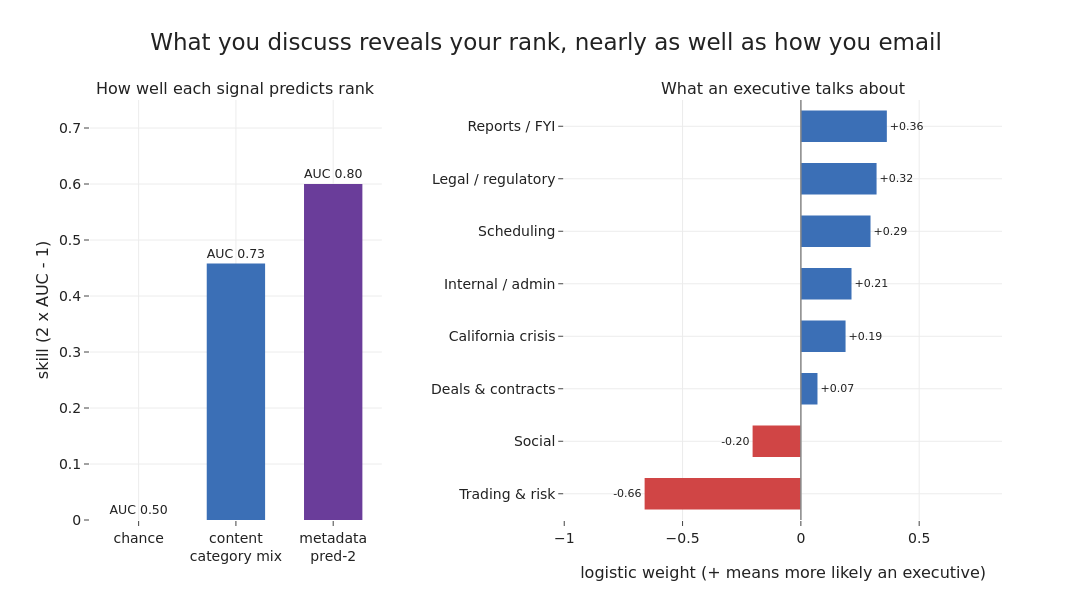

The notebook cell saved with this chart:
### Markdown cell above
## What you discuss reveals your rank

pred-2 predicted executive status from how a person emails. The annotations give
a second, independent view: the mix of conversation categories a person takes
part in. Built per owner and scored leave-some-out, that content signature places
an executive at AUC 0.73 (permutation null around 0.50, p about 0.003), close
behind the 0.80 from metadata. The weights say executives lean toward legal,
reports and coordination and lean away from the trading desk.

### Code cell
from sklearn.preprocessing import StandardScaler
from sklearn.linear_model import LogisticRegression
from sklearn.pipeline import make_pipeline
from sklearn.model_selection import StratifiedKFold, cross_val_predict
from sklearn.metrics import roc_auc_score
CLEAN = ROOT / "eda-5" / "clean"; REFS = ROOT / "eda-5" / "refs"
msg = pd.read_parquet(CLEAN / "messages_clean.parquet", columns=["thread_id", "sender_person", "from_addr_norm"])
roles = pd.read_parquet(CLEAN / "people_roles.parquet").set_index("owner")
DEL = set(pd.read_csv(REFS / "assistant_delegates.csv", sep=";")["assistant_addr"])
au = msg[msg.sender_person.notna() & ~msg.from_addr_norm.isin(DEL)]
keep = set(au.groupby("sender_person").size().pipe(lambda s: s[s >= 30]).index)
j = au[au.sender_person.isin(keep)].merge(df[["thread_id", "category"]], on="thread_id")
mix = pd.crosstab(j.sender_person, j.category, normalize="index")
nthr = j.groupby("sender_person").thread_id.nunique()
mix = mix.loc[nthr[nthr >= 10].index]
CATS = list(mix.columns); X = mix.values
y = roles["is_executive"].reindex(mix.index).astype(int).values
clf = make_pipeline(StandardScaler(), LogisticRegression(max_iter=5000, class_weight="balanced"))
cv = StratifiedKFold(10, shuffle=True, random_state=0)
auc = roc_auc_score(y, cross_val_predict(clf, X, y, cv=cv, method="predict_proba")[:, 1])
coef = pd.Series(LogisticRegression(max_iter=5000, class_weight="balanced")
                 .fit(StandardScaler().fit_transform(X), y).coef_[0], index=CATS).sort_values()
print(f"content AUC {auc:.3f} on {len(mix)} owners ({int(y.sum())} executives)")

fig = make_subplots(rows=1, cols=2, column_widths=[0.4, 0.6], horizontal_spacing=0.2,
    subplot_titles=["How well each signal predicts rank", "What an executive talks about"])
gini = [("chance", 0.0, GREY), ("content<br>category mix", 2 * auc - 1, BLUE),
        ("metadata<br>pred-2", 2 * 0.80 - 1, PURPLE)]
fig.add_trace(go.Bar(x=[g[0] for g in gini], y=[g[1] for g in gini], marker_color=[g[2] for g in gini],
    text=[f"AUC {0.5 + g[1] / 2:.2f}" for g in gini], textposition="outside", textfont=dict(size=13),
    cliponaxis=False, showlegend=False), row=1, col=1)
fig.update_yaxes(title_text="skill (2 x AUC - 1)", range=[0, 0.75], row=1, col=1)
fig.add_trace(go.Bar(y=[PRETTY[c] for c in coef.index], x=coef.values, orientation="h",
    marker_color=[RED if v < 0 else BLUE for v in coef.values],
    text=[f"{v:+.2f}" for v in coef.values], textposition="outside", textfont=dict(size=11),
    cliponaxis=False, showlegend=False), row=1, col=2)
fig.add_vline(x=0, line=dict(color="#888", width=1.5), row=1, col=2)
fig.update_xaxes(title_text="logistic weight (+ means more likely an executive)", range=[-1.0, 0.85], row=1, col=2)
fig.update_layout(title="What you discuss reveals your rank, nearly as well as how you email", bargap=0.4)
save_fig(fig, "tm6_content_seniority.png", w=1320, h=600, margin=dict(l=90, r=90, t=100, b=80))

### Figure 1 — Plotly figure (JSON) as saved in the notebook; plotly's stock layout.template omitted (floating-point values rounded to 4 significant figures)
{"data": [{"cliponaxis": false, "marker": {"color": ["#b8b8b8", "#3b6fb6", "#6a3d9a"]}, "showlegend": false, "text": ["AUC 0.50", "AUC 0.73", "AUC 0.80"], "textfont": {"size": 13}, "textposition": "outside", "type": "bar", "x": ["chance", "content<br>category mix", "metadata<br>pred-2"], "xaxis": "x", "y": [0.0, 0.4579, 0.6], "yaxis": "y"}, {"cliponaxis": false, "marker": {"color": ["#d04545", "#d04545", "#3b6fb6", "#3b6fb6", "#3b6fb6", "#3b6fb6", "#3b6fb6", "#3b6fb6"]}, "orientation": "h", "showlegend": false, "text": ["-0.66", "-0.20", "+0.07", "+0.19", "+0.21", "+0.29", "+0.32", "+0.36"], "textfont": {"size": 11}, "textposition": "outside", "type": "bar", "x": [-0.6603, -0.204, 0.07019, 0.1889, 0.214, 0.2944, 0.3199, 0.3634], "xaxis": "x2", "y": ["Trading & risk", "Social", "Deals & contracts", "California crisis", "Internal / admin", "Scheduling", "Legal / regulatory", "Reports / FYI"], "yaxis": "y2"}], "layout": {"annotations": [{"font": {"size": 16}, "showarrow": false, "text": "How well each signal predicts rank", "x": 0.16, "xanchor": "center", "xref": "paper", "y": 1.0, "yanchor": "bottom", "yref": "paper"}, {"font": {"size": 16}, "showarrow": false, "text": "What an executive talks about", "x": 0.76, "xanchor": "center", "xref": "paper", "y": 1.0, "yanchor": "bottom", "yref": "paper"}], "bargap": 0.4, "height": 600, "margin": {"b": 80, "l": 90, "r": 90, "t": 100}, "shapes": [{"line": {"color": "#888", "width": 1.5}, "type": "line", "x0": 0, "x1": 0, "xref": "x2", "y0": 0, "y1": 1, "yref": "y2 domain"}], "title": {"text": "What you discuss reveals your rank, nearly as well as how you email"}, "width": 1320, "xaxis": {"anchor": "y", "domain": [0.0, 0.32]}, "xaxis2": {"anchor": "y2", "domain": [0.52, 1.0], "range": [-1.0, 0.85], "title": {"text": "logistic weight (+ means more likely an executive)"}}, "yaxis": {"anchor": "x", "domain": [0.0, 1.0], "range": [0, 0.75], "title": {"text": "skill (2 x AUC - 1)"}}, "yaxis2": {"anchor": "x2", "domain": [0.0, 1.0]}}}
